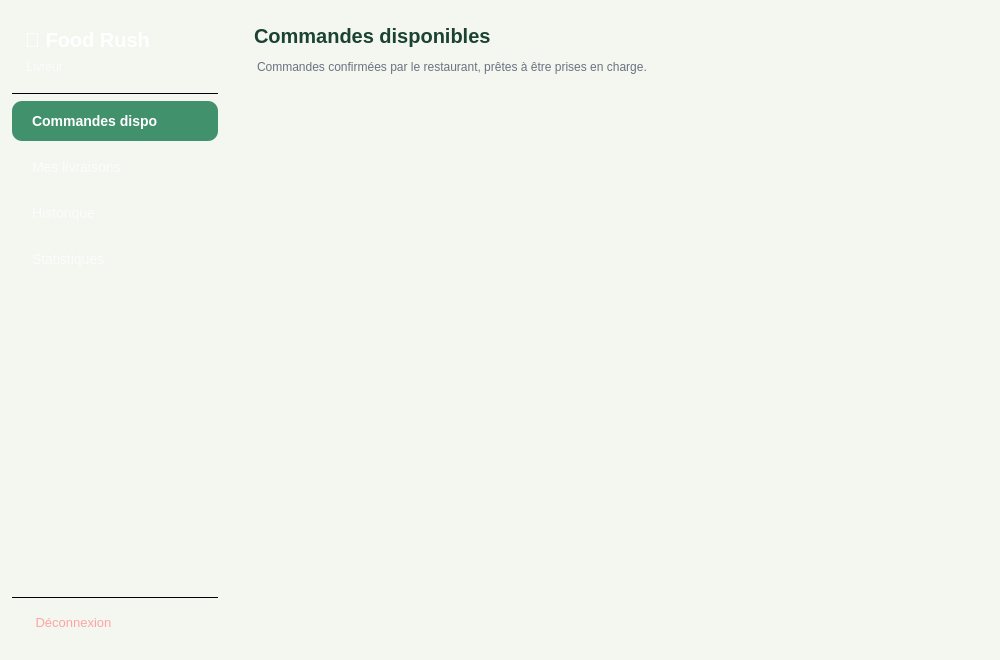
<?xml version="1.0" encoding="UTF-8"?>
<ui version="4.0">
 <class>Interface_Livreur</class>
 <widget class="QDialog" name="Interface_Livreur">
  <property name="geometry">
   <rect>
    <x>0</x>
    <y>0</y>
    <width>1000</width>
    <height>660</height>
   </rect>
  </property>
  <property name="windowTitle">
   <string>Dashboard Livreur — Food Rush</string>
  </property>
  <property name="styleSheet">
   <string>QDialog { background-color: #F4F6F0; }</string>
  </property>
  <layout class="QHBoxLayout" name="mainLayout">
   <property name="spacing">
    <number>0</number>
   </property>
   <property name="leftMargin">
    <number>0</number>
   </property>
   <property name="topMargin">
    <number>0</number>
   </property>
   <property name="rightMargin">
    <number>0</number>
   </property>
   <property name="bottomMargin">
    <number>0</number>
   </property>
   <item>
    <widget class="QFrame" name="sidebar">
     <property name="minimumSize">
      <size>
       <width>230</width>
       <height>0</height>
      </size>
     </property>
     <property name="maximumSize">
      <size>
       <width>230</width>
       <height>16777215</height>
      </size>
     </property>
     <property name="styleSheet">
      <string>QFrame { background: qlineargradient(x1:0,y1:0,x2:0,y2:1,
        stop:0 #1B4332, stop:1 #2D6A4F); }</string>
     </property>
     <layout class="QVBoxLayout" name="sidebarLayout">
      <property name="spacing">
       <number>6</number>
      </property>
      <property name="leftMargin">
       <number>12</number>
      </property>
      <property name="topMargin">
       <number>20</number>
      </property>
      <property name="rightMargin">
       <number>12</number>
      </property>
      <property name="bottomMargin">
       <number>20</number>
      </property>
      <item>
       <widget class="QLabel" name="lblApp">
        <property name="styleSheet">
         <string>QLabel { color:white; font-size:20px; font-weight:bold;
           padding:8px 8px 2px 8px; background:transparent; }</string>
        </property>
        <property name="text">
         <string>🍃 Food Rush</string>
        </property>
       </widget>
      </item>
      <item>
       <widget class="QLabel" name="lblNomLivreur">
        <property name="styleSheet">
         <string>QLabel { color:rgba(255,255,255,0.7); font-size:12px;
           padding:0 8px 12px 8px; background:transparent; }</string>
        </property>
        <property name="text">
         <string> Livreur</string>
        </property>
       </widget>
      </item>
      <item>
       <widget class="QFrame" name="sep1">
        <property name="styleSheet">
         <string>QFrame { background:rgba(255,255,255,0.15);
           min-height:1px; max-height:1px; }</string>
        </property>
        <property name="frameShape">
         <enum>QFrame::Shape::HLine</enum>
        </property>
       </widget>
      </item>
      <item>
       <widget class="QPushButton" name="btnDisponibles">
        <property name="cursor">
         <cursorShape>PointingHandCursor</cursorShape>
        </property>
        <property name="styleSheet">
         <string>QPushButton { background:#40916C; color:white; border-radius:10px;
           font-size:14px; font-weight:bold; text-align:left;
           padding:12px 20px; border:none; }</string>
        </property>
        <property name="text">
         <string>Commandes dispo</string>
        </property>
       </widget>
      </item>
      <item>
       <widget class="QPushButton" name="btnMesLivraisons">
        <property name="cursor">
         <cursorShape>PointingHandCursor</cursorShape>
        </property>
        <property name="styleSheet">
         <string>QPushButton { background:transparent; color:rgba(255,255,255,0.75);
           border-radius:10px; font-size:14px; text-align:left;
           padding:12px 20px; border:none; }
          QPushButton:hover { background:rgba(255,255,255,0.1); color:white; }</string>
        </property>
        <property name="text">
         <string>Mes livraisons</string>
        </property>
       </widget>
      </item>
      <item>
       <widget class="QPushButton" name="btnHistorique">
        <property name="cursor">
         <cursorShape>PointingHandCursor</cursorShape>
        </property>
        <property name="styleSheet">
         <string>QPushButton { background:transparent; color:rgba(255,255,255,0.75);
           border-radius:10px; font-size:14px; text-align:left;
           padding:12px 20px; border:none; }
          QPushButton:hover { background:rgba(255,255,255,0.1); color:white; }</string>
        </property>
        <property name="text">
         <string>Historique</string>
        </property>
       </widget>
      </item>
      <item>
       <widget class="QPushButton" name="btnStatistiques">
        <property name="cursor">
         <cursorShape>PointingHandCursor</cursorShape>
        </property>
        <property name="styleSheet">
         <string>QPushButton { background:transparent; color:rgba(255,255,255,0.75);
           border-radius:10px; font-size:14px; text-align:left;
           padding:12px 20px; border:none; }
          QPushButton:hover { background:rgba(255,255,255,0.1); color:white; }</string>
        </property>
        <property name="text">
         <string>Statistiques</string>
        </property>
       </widget>
      </item>
      <item>
       <spacer>
        <property name="orientation">
         <enum>Qt::Orientation::Vertical</enum>
        </property>
        <property name="sizeType">
         <enum>QSizePolicy::Policy::Expanding</enum>
        </property>
        <property name="sizeHint" stdset="0">
         <size>
          <width>20</width>
          <height>40</height>
         </size>
        </property>
       </spacer>
      </item>
      <item>
       <widget class="QFrame" name="sep2">
        <property name="styleSheet">
         <string>QFrame { background:rgba(255,255,255,0.15);
           min-height:1px; max-height:1px; }</string>
        </property>
        <property name="frameShape">
         <enum>QFrame::Shape::HLine</enum>
        </property>
       </widget>
      </item>
      <item>
       <widget class="QPushButton" name="btnLogout">
        <property name="cursor">
         <cursorShape>PointingHandCursor</cursorShape>
        </property>
        <property name="styleSheet">
         <string>QPushButton { background:transparent; color:rgba(255,150,150,0.85);
           border-radius:10px; font-size:13px; text-align:left;
           padding:10px 20px; border:none; }
          QPushButton:hover { background:rgba(220,38,38,0.2); color:#FCA5A5; }</string>
        </property>
        <property name="text">
         <string> Déconnexion</string>
        </property>
       </widget>
      </item>
     </layout>
    </widget>
   </item>
   <item>
    <widget class="QStackedWidget" name="stackedWidget">
     <widget class="QWidget" name="pageDisponibles">
      <layout class="QVBoxLayout" name="vDisponibles">
       <property name="spacing">
        <number>12</number>
       </property>
       <property name="leftMargin">
        <number>24</number>
       </property>
       <property name="topMargin">
        <number>24</number>
       </property>
       <property name="rightMargin">
        <number>24</number>
       </property>
       <property name="bottomMargin">
        <number>24</number>
       </property>
       <item>
        <widget class="QLabel" name="label">
         <property name="styleSheet">
          <string>QLabel { font-size:20px; font-weight:bold; color:#1B4332; }</string>
         </property>
         <property name="text">
          <string>Commandes disponibles</string>
         </property>
        </widget>
       </item>
       <item>
        <widget class="QLabel" name="label">
         <property name="styleSheet">
          <string>QLabel { font-size:12px; color:#6B7280; margin-bottom:6px; }</string>
         </property>
         <property name="text">
          <string>Commandes confirmées par le restaurant, prêtes à être prises en charge.</string>
         </property>
        </widget>
       </item>
       <item>
        <widget class="QScrollArea" name="scrollDisponibles">
         <property name="styleSheet">
          <string>QScrollArea { border:none; background:transparent; }
           QScrollBar:vertical { width:6px; background:#E5E7EB; border-radius:3px; }
           QScrollBar::handle:vertical { background:#9CA3AF; border-radius:3px; }</string>
         </property>
         <property name="widgetResizable">
          <bool>true</bool>
         </property>
         <widget class="QWidget" name="scrollWidgetDisponibles">
          <property name="geometry">
           <rect>
            <x>0</x>
            <y>0</y>
            <width>722</width>
            <height>539</height>
           </rect>
          </property>
          <property name="styleSheet">
           <string>background:transparent;</string>
          </property>
          <layout class="QVBoxLayout" name="layoutDisponibles">
           <property name="spacing">
            <number>12</number>
           </property>
           <property name="leftMargin">
            <number>0</number>
           </property>
           <property name="topMargin">
            <number>0</number>
           </property>
           <property name="rightMargin">
            <number>4</number>
           </property>
           <property name="bottomMargin">
            <number>0</number>
           </property>
          </layout>
         </widget>
        </widget>
       </item>
      </layout>
     </widget>
     <widget class="QWidget" name="pageMesLivraisons">
      <layout class="QVBoxLayout" name="vMesLivraisons">
       <property name="spacing">
        <number>12</number>
       </property>
       <property name="leftMargin">
        <number>24</number>
       </property>
       <property name="topMargin">
        <number>24</number>
       </property>
       <property name="rightMargin">
        <number>24</number>
       </property>
       <property name="bottomMargin">
        <number>24</number>
       </property>
       <item>
        <widget class="QLabel" name="label">
         <property name="styleSheet">
          <string>QLabel { font-size:20px; font-weight:bold; color:#1B4332; }</string>
         </property>
         <property name="text">
          <string>Mes livraisons en cours</string>
         </property>
        </widget>
       </item>
       <item>
        <widget class="QLabel" name="label">
         <property name="styleSheet">
          <string>QLabel { font-size:12px; color:#6B7280; margin-bottom:6px; }</string>
         </property>
         <property name="text">
          <string>Marquez les commandes comme livrées ou signalez un échec.</string>
         </property>
        </widget>
       </item>
       <item>
        <widget class="QScrollArea" name="scrollMesLivraisons">
         <property name="styleSheet">
          <string>QScrollArea { border:none; background:transparent; }
           QScrollBar:vertical { width:6px; background:#E5E7EB; border-radius:3px; }
           QScrollBar::handle:vertical { background:#9CA3AF; border-radius:3px; }</string>
         </property>
         <property name="widgetResizable">
          <bool>true</bool>
         </property>
         <widget class="QWidget" name="scrollWidgetMesLivraisons">
          <property name="geometry">
           <rect>
            <x>0</x>
            <y>0</y>
            <width>100</width>
            <height>30</height>
           </rect>
          </property>
          <property name="styleSheet">
           <string>background:transparent;</string>
          </property>
          <layout class="QVBoxLayout" name="layoutMesLivraisons">
           <property name="spacing">
            <number>12</number>
           </property>
           <property name="leftMargin">
            <number>0</number>
           </property>
           <property name="topMargin">
            <number>0</number>
           </property>
           <property name="rightMargin">
            <number>4</number>
           </property>
           <property name="bottomMargin">
            <number>0</number>
           </property>
          </layout>
         </widget>
        </widget>
       </item>
      </layout>
     </widget>
     <widget class="QWidget" name="pageHistorique">
      <layout class="QVBoxLayout" name="vHistorique">
       <property name="spacing">
        <number>12</number>
       </property>
       <property name="leftMargin">
        <number>24</number>
       </property>
       <property name="topMargin">
        <number>24</number>
       </property>
       <property name="rightMargin">
        <number>24</number>
       </property>
       <property name="bottomMargin">
        <number>24</number>
       </property>
       <item>
        <widget class="QLabel" name="label">
         <property name="styleSheet">
          <string>QLabel { font-size:20px; font-weight:bold; color:#1B4332; }</string>
         </property>
         <property name="text">
          <string> Historique des livraisons</string>
         </property>
        </widget>
       </item>
       <item>
        <widget class="QScrollArea" name="scrollHistorique">
         <property name="styleSheet">
          <string>QScrollArea { border:none; background:transparent; }
           QScrollBar:vertical { width:6px; background:#E5E7EB; border-radius:3px; }
           QScrollBar::handle:vertical { background:#9CA3AF; border-radius:3px; }</string>
         </property>
         <property name="widgetResizable">
          <bool>true</bool>
         </property>
         <widget class="QWidget" name="scrollWidgetHistorique">
          <property name="geometry">
           <rect>
            <x>0</x>
            <y>0</y>
            <width>100</width>
            <height>30</height>
           </rect>
          </property>
          <property name="styleSheet">
           <string>background:transparent;</string>
          </property>
          <layout class="QVBoxLayout" name="layoutHistorique">
           <property name="spacing">
            <number>12</number>
           </property>
           <property name="leftMargin">
            <number>0</number>
           </property>
           <property name="topMargin">
            <number>0</number>
           </property>
           <property name="rightMargin">
            <number>4</number>
           </property>
           <property name="bottomMargin">
            <number>0</number>
           </property>
          </layout>
         </widget>
        </widget>
       </item>
      </layout>
     </widget>
     <widget class="QWidget" name="pageStatistiques">
      <layout class="QVBoxLayout" name="vStatistiques">
       <property name="spacing">
        <number>0</number>
       </property>
       <property name="leftMargin">
        <number>24</number>
       </property>
       <property name="topMargin">
        <number>24</number>
       </property>
       <property name="rightMargin">
        <number>24</number>
       </property>
       <property name="bottomMargin">
        <number>24</number>
       </property>
       <item>
        <widget class="QScrollArea" name="scrollStats">
         <property name="styleSheet">
          <string>QScrollArea { border:none; background:transparent; }
           QScrollBar:vertical { width:6px; background:#E5E7EB; border-radius:3px; }
           QScrollBar::handle:vertical { background:#9CA3AF; border-radius:3px; }</string>
         </property>
         <property name="widgetResizable">
          <bool>true</bool>
         </property>
         <widget class="QWidget" name="scrollWidgetStats">
          <property name="geometry">
           <rect>
            <x>0</x>
            <y>0</y>
            <width>100</width>
            <height>30</height>
           </rect>
          </property>
          <property name="styleSheet">
           <string>background:transparent;</string>
          </property>
          <layout class="QVBoxLayout" name="layoutStats">
           <property name="spacing">
            <number>10</number>
           </property>
           <property name="leftMargin">
            <number>0</number>
           </property>
           <property name="topMargin">
            <number>0</number>
           </property>
           <property name="rightMargin">
            <number>4</number>
           </property>
           <property name="bottomMargin">
            <number>0</number>
           </property>
          </layout>
         </widget>
        </widget>
       </item>
      </layout>
     </widget>
    </widget>
   </item>
  </layout>
 </widget>
 <resources/>
 <connections/>
</ui>
